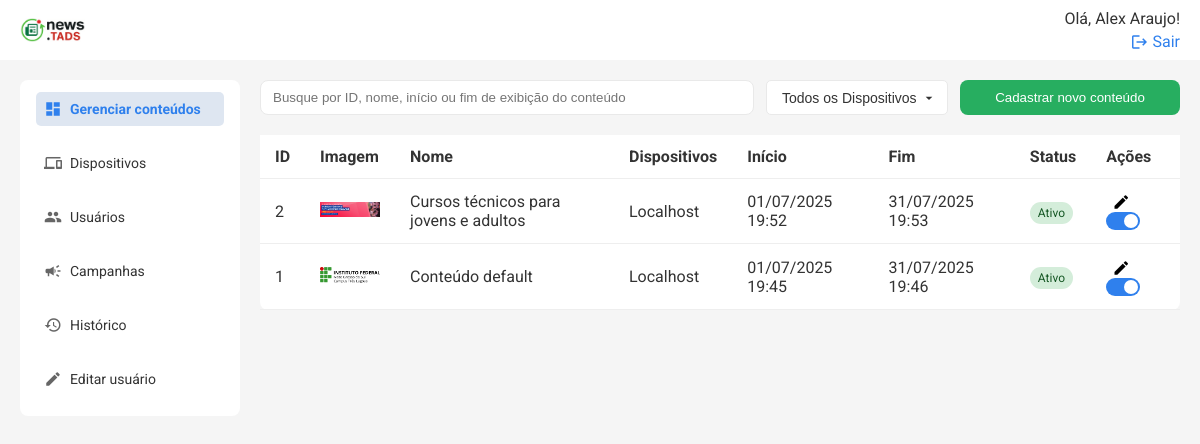
Page /conteudos/ (signed in) on the committed database.
### models.py (models this page shows, shortened)
class User(db.Model):
    id = db.Column(db.Integer, primary_key=True)
    name = db.Column(db.String(50), nullable=False)
    email = db.Column(db.String(120), nullable=False, unique=True)
    status = db.Column(db.String(10), nullable=False, default='Ativo')
    senha = db.Column(db.String(100), nullable=False)
    logs = db.relationship('Log', backref=db.backref('user'))
    is_admin = db.Column(db.Boolean, default=False)
    reset_token = db.Column(db.String(100), nullable=True)
    reset_token_expira_em = db.Column(db.DateTime, nullable=True)

class Conteudo(db.Model):
    id = db.Column(db.Integer, primary_key=True)
    nome = db.Column(db.String(100), nullable=False)
    imagem = db.Column(db.String(200))
    status = db.Column(db.String(20), default='Ativo')
    data_inicio = db.Column(db.DateTime, nullable=True)
    data_fim = db.Column(db.DateTime, nullable=True)
    dispositivos = db.relationship('ConteudoDispositivo', back_populates='conteudo', cascade='all, delete-orphan')

class ConteudoDispositivo(db.Model):
    id = db.Column(db.Integer, primary_key=True)
    conteudo_id = db.Column(db.Integer, db.ForeignKey('conteudo.id'))
    dispositivo_id = db.Column(db.Integer, db.ForeignKey('tela.idTela'))
    conteudo = db.relationship('Conteudo', back_populates='dispositivos')
    dispositivo = db.relationship('Tela')

class Tela(db.Model):
    id_tela = db.Column('idTela', db.Integer, primary_key=True)
    nome_dispositivo = db.Column('nomeDispositivo', db.String(20), nullable=False)
    endereco_ip = db.Column('enderecoIp', db.String(15), nullable=False, unique=True)
    status = db.Column(db.String(10), nullable=False, default='Ativo')
    ultimo_checkin = db.Column(db.DateTime)

### routes/conteudos.py (the view)
@conteudos_bp.route('/')
@login_required
def listar_conteudos():
    conteudos = Conteudo.query.order_by(Conteudo.id.desc()).all()
    dispositivos = Tela.query.order_by(Tela.nome_dispositivo).all()
    for dispositivo in dispositivos:
        ativo = dispositivo.status == 'Ativo'
        online = is_checkin_recente(dispositivo.ultimo_checkin)
        dispositivo.online = ativo and online
    return render_template('index.html', conteudos=conteudos, dispositivos=dispositivos)

### utils.py (called while the page is built)
def is_checkin_recente(ultimo_checkin, minutos=5):
    if not ultimo_checkin:
        return False
    return datetime.utcnow() - ultimo_checkin <= timedelta(minutes=minutos)

### templates/index.html (shortened to what this page needs)
{% extends 'base.html' %} {% block title %}Conteúdos{% endblock %} {% block
content %}
<div class="search-cta">
    <input
        type="text"
        placeholder="Busque por ID, nome, início ou fim de exibição do conteúdo"
        class="search"
        id="buscaConteudos"
    />
    <select id="filtroDispositivo">
        <option value="">Todos os Dispositivos</option>
    </select>
    <button class="btn" onclick="openModal()">Cadastrar novo conteúdo</button>
</div>
<div class="table-wrapper">
    <table class="table">
        <thead>
            <tr>
                <th>ID</th>
                <th>Imagem</th>
                <th>Nome</th>
                <th>Dispositivos</th>
                <th>Início</th>
                <th>Fim</th>
                <th>Status</th>
                <th>Ações</th>
            </tr>
        </thead>
        <tbody id="conteudosTableBody">
            {% for conteudo in conteudos %}
            <tr>
                <td>{{ conteudo.id }}</td>
                <td>
                    {% if conteudo.imagem %}
                    <img
                        src="{{ url_for('static', filename=conteudo.imagem) }}"
                        alt="Imagem Conteúdo"
                        width="60"
                    />
                    {% else %}
                    <em>Sem imagem</em>
                    {% endif %}
                </td>
                <td>{{ conteudo.nome }}</td>
                <td>
                    {% for rel in conteudo.dispositivos %}
                    <span class="chip"
                        >{{ rel.dispositivo.nome_dispositivo }} </span
                    ><br />
                    {% endfor %}
                </td>
                <td>
                    {{ conteudo.data_inicio.strftime('%d/%m/%Y %H:%M') if
                    conteudo.data_inicio else '-' }}
                </td>
                <td>
                    {{ conteudo.data_fim.strftime('%d/%m/%Y %H:%M') if
                    conteudo.data_fim else '-' }}
                </td>
                <td>
                    <span
                        class="status {{ 'ativo' if conteudo.status == 'Ativo' else 'inativo' }}"
                    >
                        {{ conteudo.status }}
                    </span>
                </td>
                <td>
                    <button
                        class="edit"
                        title="Editar conteúdo"
                        onclick="editConteudo({{ conteudo.id }})"
                    >
                        <span class="material-icons">edit</span>
                    </button>
                    <label class="switch" title="Ativar/Inativar conteúdo">
                        <span class="slider"></span>
                    </label>
                </td>
            </tr>
            {% endfor %}
        </tbody>
    </table>
</div>
{% endblock %}

### templates/base.html (shortened to what this page needs)
<!DOCTYPE html>
<html lang="pt-BR">
    <head>
        <link
            rel="stylesheet"
            href="{{ url_for('static', filename='css/styles.css') }}"
        />
    </head>
    <body>
        {% include 'topo.html' %}
        <div class="container">
            {% include 'menu.html' %}
            <main class="content">{% block content %}{% endblock %}</main>
        </div>
    </body>
</html>

### templates/topo.html (shortened to what this page needs)
<header class="topbar">
    <a href="{{ url_for('conteudos.listar_conteudos') }}" class="logo-topo">
        <img
            src="{{ url_for('static', filename='images/if_news.png') }}"
            alt="IFMS Logo"
            style="height: 24px; vertical-align: middle; margin-right: 8px"
        />
    </a>
    <div class="profile">
        {% if session['user_name'] %}
        <span>Olá, {{ session['user_name'] }}!</span>
        <a href="{{ url_for('auth.logout') }}">
            <span class="material-icons">logout</span>
            Sair
        </a>
        {% else %}
        <a href="{{ url_for('auth.login_usuario') }}">Entrar</a>
        {% endif %}
    </div>
</header>

### templates/menu.html
<aside class="sidebar">
    <nav>
        <a
            href="{{ url_for('conteudos.listar_conteudos') }}"
            class="{% if request.path == url_for('conteudos.listar_conteudos') %}active{% endif %}"
        >
            <span class="material-icons">dashboard</span>
            Gerenciar conteúdos
        </a>
        <a
            href="{{ url_for('telas.listar_dispositivos') }}"
            class="{% if request.path == url_for('telas.listar_dispositivos') %}active{% endif %}"
        >
            <span class="material-icons">devices</span>
            Dispositivos
        </a>
        {% if session.get('user_id') and session.get('is_admin') %}
        <a
            href="{{ url_for('users.listar_usuarios') }}"
            class="{% if request.path == url_for('users.listar_usuarios') %}active{% endif %}"
        >
            <span class="material-icons">people</span>
            Usuários
        </a>
        {% endif %}
        <a
            href="{{ url_for('campanhas.listar_campanhas') }}"
            class="{% if request.path == url_for('campanhas.listar_campanhas') %}active{% endif %}"
        >
            <span class="material-icons">campaign</span>
            Campanhas
        </a>
        {% if session.get('user_id') and session.get('is_admin') %}
        <a
            href="{{ url_for('historico.listar_historico') }}"
            class="{% if request.path == url_for('historico.listar_historico') %}active{% endif %}"
        >
            <span class="material-icons">history</span>
            Histórico
        </a>
        {% endif %}
        <a href="#" id="editProfileLink">
            <span class="material-icons">edit</span>
            Editar usuário
        </a>
    </nav>
</aside>

### static/css/styles.css (style rules this page uses)
* { box-sizing: border-box; }
body { margin: 0; font-family: 'Roboto', sans-serif; color: #333; background-color: #f5f5f5; }
.container { display: flex; height: 100vh; }
.sidebar { width: 220px; background: #ffffff; font-size: 14px; padding: 12px 16px 0 16px; box-sizing: border-box; margin: 80px 0 0 20px; border-radius: 8px; height: fit-content; }
.sidebar nav a { display: flex; align-items: center; gap: 8px; margin-bottom: 20px; text-decoration: none; color: #333; padding: 8px; border-radius: 5px; transition: background 0.3s; }
.sidebar nav a .material-icons { font-size: 20px; color: #666; }
.sidebar nav a.active .material-icons { color: #2f80ed; }
.sidebar nav a.active { background: #dee6f1; font-weight: bold; color: #2f80ed; }
.content { flex: 1; display: flex; flex-direction: column; padding: 20px; margin-top: 60px; box-sizing: border-box; overflow: hidden; height: calc(100vh - 60px); }
.table-wrapper { flex: 1; overflow-y: auto; }
.table thead th { position: sticky; top: 0; background: white; z-index: 1; }
.topbar { width: 100%; background: #ffffff; padding-inline: 20px; box-sizing: border-box; display: flex; justify-content: space-between; align-items: center; position: fixed; top: 0; left: 0; height: 60px; z-index: 100; }
.topbar .profile a { text-align: right; font-size: 16px; color: #2f80ed; text-decoration: none; display: flex; align-items: center; gap: 4px; }
.topbar .profile a .material-icons { font-size: 16px; }
.profile { display: flex; flex-direction: column; align-items: flex-end; gap: 4px; }
.search-cta { display: flex; gap: 12px; margin-bottom: 20px; }
.search { padding: 8px 12px; width: 100%; border: 1px solid #e9e9e9; border-radius: 8px; outline: none; }
.btn { background: #27ae60; color: white; border: none; padding: 10px 15px; border-radius: 8px; min-width: 220px; }
button { cursor: pointer; }
.table { width: 100%; border-collapse: collapse; background: white; border-radius: 8px; }
.table th, .table td { padding: 12px 15px; border-bottom: 1px solid #eee; vertical-align: middle; }
.table th { text-align: left; }
.status { padding: 4px 8px; border-radius: 12px; font-size: 12px; }
.status.ativo { background: #d4edda; color: #155724; }
.edit { background: none; border: none; cursor: pointer; }
.material-icons { font-size: 18px !important; vertical-align: middle; }
.switch { position: relative; display: inline-block; width: 34px; height: 18px; }
.slider { position: absolute; cursor: pointer; top: 0; left: 0; right: 0; bottom: 0; background-color: #ccc; transition: 0.4s; border-radius: 18px; }
.slider:before { position: absolute; content: ''; height: 14px; width: 14px; left: 2px; bottom: 2px; background-color: white; transition: 0.4s; border-radius: 50%; }
input:checked + .slider { background-color: #2f80ed; }
input:checked + .slider:before { transform: translateX(16px); }
#filtroDispositivo { padding: 0px 30px 0px 15px; border-radius: 5px; border: 1px solid #e9e9e9; font-size: 14px; background-color: #fff; color: #333; appearance: none; -webkit-appearance: none; -moz-appearance: none; background-repeat: no-repeat; background-position: right 10px center; background-size: 16px 16px; outline: none; }

### rows in the picture
User: user_name "Alex Araujo"
Conteudo: id "2", imagem (picture), nome "Cursos técnicos para jovens e adultos", data_inicio "01/07/2025 19:52", data_fim "31/07/2025 19:53", status "Ativo"
ConteudoDispositivo: dispositivo.nome_dispositivo "Localhost"
Conteudo: id "1", imagem (picture), nome "Conteúdo default", data_inicio "01/07/2025 19:45", data_fim "31/07/2025 19:46", status "Ativo"
ConteudoDispositivo: dispositivo.nome_dispositivo "Localhost"
